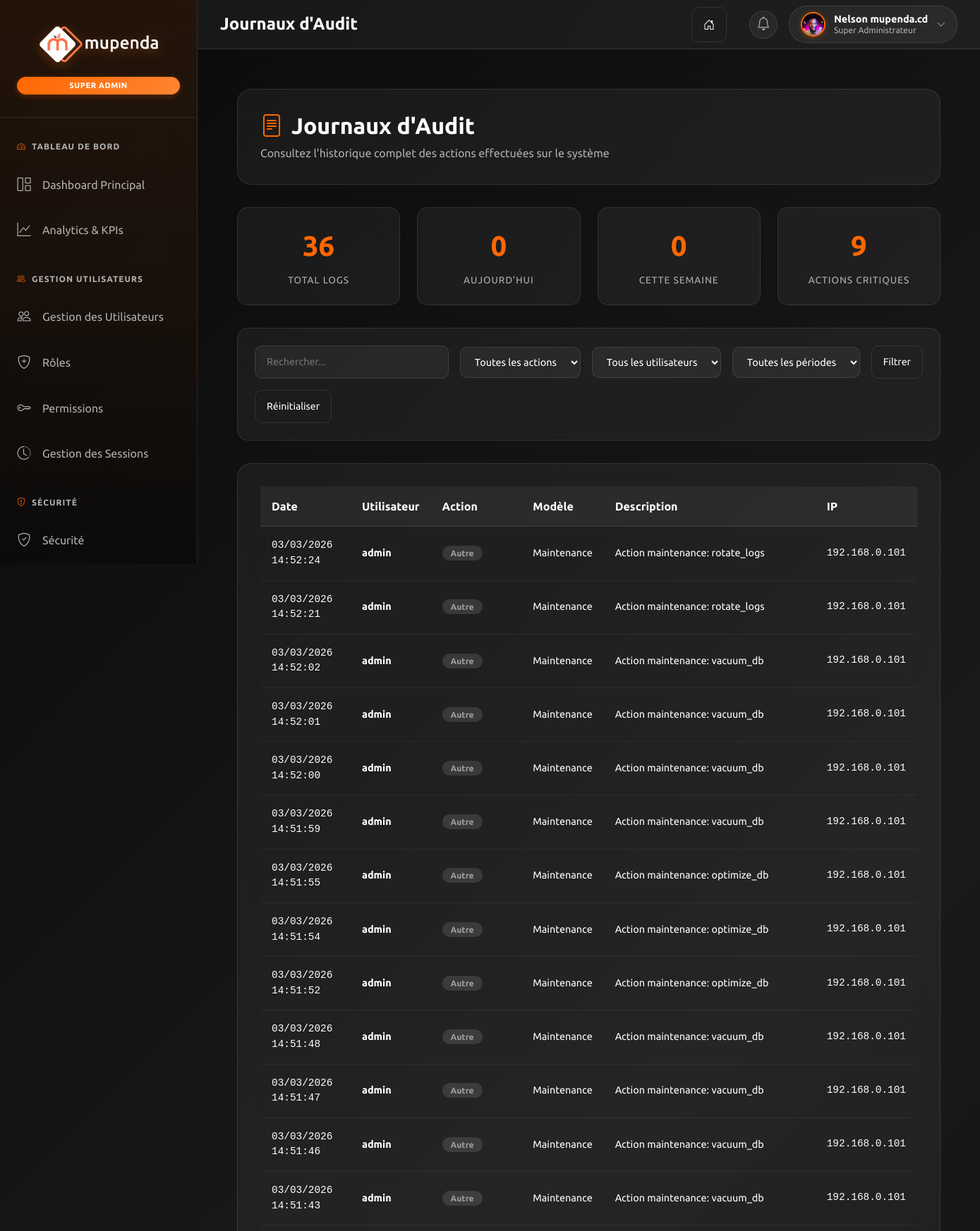
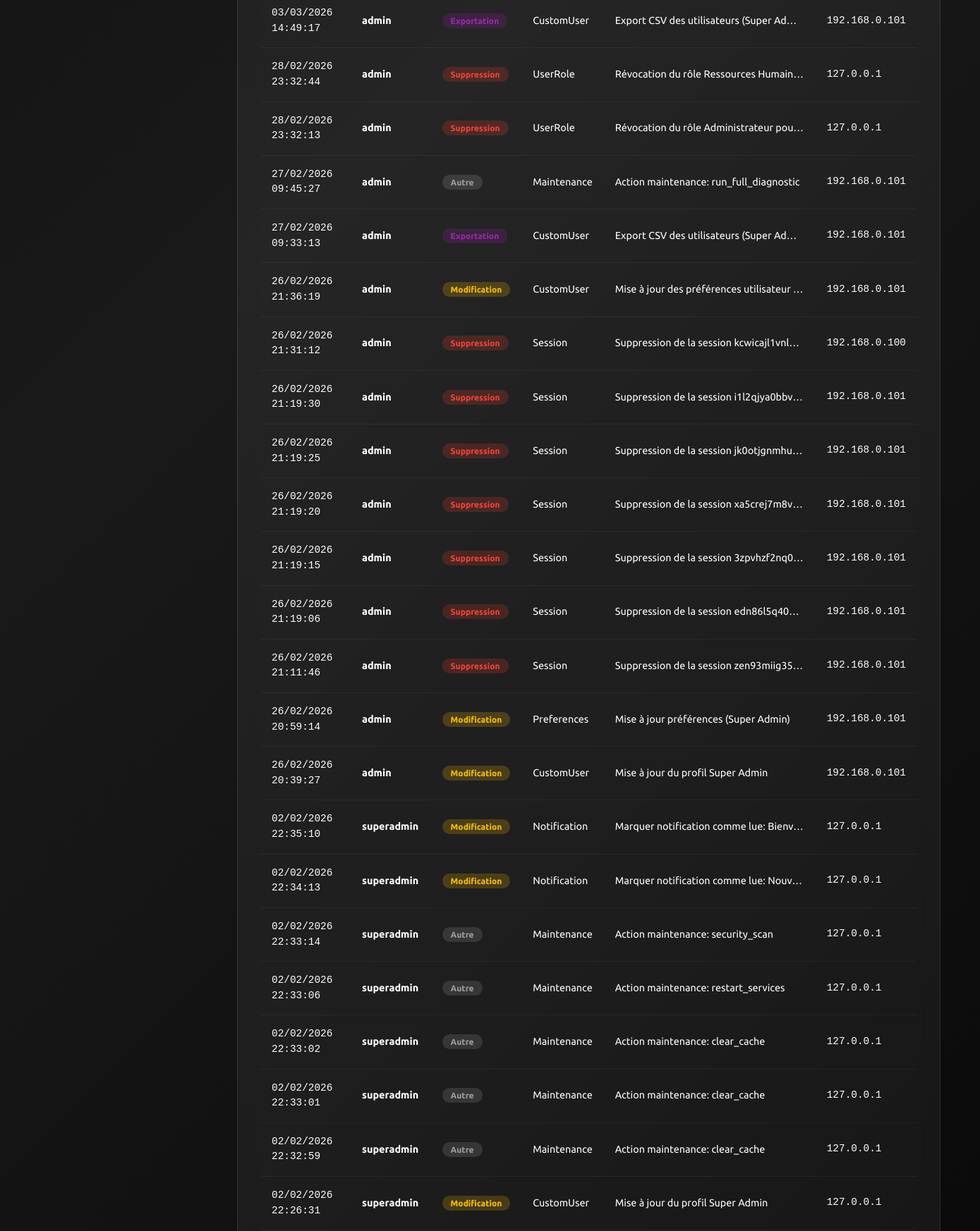
The page /dashboard/super-admin/audit-logs/ (signed in, upper part) on the database its author committed (2 pictures, top to bottom).
### MupendaApp/models.py (models this page shows, shortened)
class CustomUser(AbstractUser):
    is_administrateur = models.BooleanField(default=False)
    is_utilisateur = models.BooleanField(default=True)
    photo_profil = models.ImageField(upload_to="static/images", blank=True, null=True)
    telephone = models.CharField(max_length=20, blank=True, null=True)
    date_embauche = models.DateField(blank=True, null=True)
    est_actif = models.BooleanField(default=True)
    derniere_connexion = models.DateTimeField(blank=True, null=True)
    tentative_echec = models.IntegerField(default=0)
    bloque_jusqua = models.DateTimeField(blank=True, null=True)
    pref_email_notifications = models.BooleanField(default=True, verbose_name="Notifications par email")
    pref_dark_mode = models.BooleanField(default=False, verbose_name="Mode sombre")
    def is_super_admin(self):
        return self.user_roles.filter(
            role__nom='SUPER_ADMIN',
            est_actif=True
        ).exists()

class LogAction(models.Model):
    ACTION_CHOICES = [
        ('CREATION', 'Création'),
        ('MODIFICATION', 'Modification'),
        ('SUPPRESSION', 'Suppression'),
        ('CONNEXION', 'Connexion'),
        ('DECONNEXION', 'Déconnexion'),
        ('VISUALISATION', 'Visualisation'),
        ('EXPORTATION', 'Exportation'),
        ('AUTRE', 'Autre'),
    ]
    utilisateur = models.ForeignKey(CustomUser, on_delete=models.CASCADE, related_name='logs_actions')
    action = models.CharField(max_length=20, choices=ACTION_CHOICES)
    modele = models.CharField(max_length=100, blank=True, null=True)
    id_objet = models.IntegerField(blank=True, null=True)
    description = models.TextField()
    adresse_ip = models.GenericIPAddressField(blank=True, null=True)
    user_agent = models.TextField(blank=True, null=True)
    date_action = models.DateTimeField(auto_now_add=True)
    class Meta:
        ordering = ['-date_action']
        verbose_name = "Log d'action"
        verbose_name_plural = "Logs d'actions"

### MupendaApp/views.py (the view, shortened to what this page needs)
# urls.py: path('dashboard/super-admin/audit-logs/', views.audit_logs, name="audit_logs"),
@login_required
def audit_logs(request):
    if not _require_roles(request, {'SUPER_ADMIN'}):
        return _forbidden(request)
    logs_qs = LogAction.objects.select_related('utilisateur').order_by('-date_action')
    q = request.GET.get('q', '').strip()
    action = request.GET.get('action', '').strip()
    user_id = request.GET.get('user_id', '').strip()
    period = request.GET.get('period', '').strip()
    if action:
        logs_qs = logs_qs.filter(action=action)
    if user_id:
        logs_qs = logs_qs.filter(utilisateur_id=user_id)
    now = timezone.now()
    if period == 'today':
        logs_qs = logs_qs.filter(date_action__date=now.date())
    elif period == 'week':
        logs_qs = logs_qs.filter(date_action__gte=now - timedelta(days=7))
    elif period == 'month':
        logs_qs = logs_qs.filter(date_action__gte=now - timedelta(days=30))
    elif period == 'year':
        logs_qs = logs_qs.filter(date_action__gte=now - timedelta(days=365))
    paginator = Paginator(logs_qs, 50)
    page_obj = paginator.get_page(request.GET.get('page'))
    query_params = request.GET.copy()
    if 'page' in query_params:
        query_params.pop('page')
    querystring = query_params.urlencode()
    stats_total = LogAction.objects.count()
    stats_today = LogAction.objects.filter(date_action__date=now.date()).count()
    stats_week = LogAction.objects.filter(date_action__gte=now - timedelta(days=7)).count()
    stats_critical = LogAction.objects.filter(action='SUPPRESSION').count()
    users_for_filter = CustomUser.objects.filter(logs_actions__isnull=False).distinct().order_by('username')
    return render(request, 'dashboard/super_admin/audit_logs.html', {
        'logs': page_obj.object_list,
        'page_obj': page_obj,
        'is_paginated': page_obj.has_other_pages(),
        'users_for_filter': users_for_filter,
        'action_choices': LogAction.ACTION_CHOICES,
        'querystring': querystring,
        'filters': {
            'q': q,
            'action': action,
            'user_id': user_id,
            'period': period,
        },
        'stats': {
            'total': stats_total,
            'today': stats_today,
            'week': stats_week,
            'critical': stats_critical,
        }
    })

### MupendaApp/templates/dashboard/super_admin/audit_logs.html (shortened to what this page needs)
{% extends 'dashboard/base_super_admin.html' %}
{% load static %}
{% block page_title %}
<h1 class="page-title">Journaux d'Audit</h1>
{% endblock %}
{% block content %}
<div class="audit-logs-container">
    <div class="dashboard-header">
        <h1 class="dashboard-title">
            <i class="bi bi-file-text"></i>
            Journaux d'Audit
        </h1>
        <p class="dashboard-description">
            Consultez l'historique complet des actions effectuées sur le système
        </p>
    </div>
    <div class="stats-grid">
        <div class="stat-card">
            <div class="stat-number">{{ stats.total }}</div>
            <div class="stat-label">Total Logs</div>
        </div>
        <div class="stat-card">
            <div class="stat-number">{{ stats.today }}</div>
            <div class="stat-label">Aujourd'hui</div>
        </div>
        <div class="stat-card">
            <div class="stat-number">{{ stats.week }}</div>
            <div class="stat-label">Cette semaine</div>
        </div>
        <div class="stat-card">
            <div class="stat-number">{{ stats.critical }}</div>
            <div class="stat-label">Actions Critiques</div>
        </div>
    </div>
    <div class="filters-container">
        <form method="get" class="filters-form">
            <input type="text" name="q" class="filter-input" placeholder="Rechercher..." value="{{ filters.q|default:'' }}">
            <select name="action" class="filter-select" onchange="this.form.submit()">
                <option value="">Toutes les actions</option>
            </select>
            <select name="user_id" class="filter-select" onchange="this.form.submit()">
                <option value="">Tous les utilisateurs</option>
            </select>
            <select name="period" class="filter-select" onchange="this.form.submit()">
                <option value="">Toutes les périodes</option>
            </select>
            <button type="submit" class="btn btn-outline-light btn-sm">Filtrer</button>
            <a href="{% url 'audit_logs' %}" class="btn btn-outline-light btn-sm">Réinitialiser</a>
        </form>
    </div>
    <div class="logs-table-container">
        <table class="logs-table">
            <thead>
                <tr>
                    <th>Date</th>
                    <th>Utilisateur</th>
                    <th>Action</th>
                    <th>Modèle</th>
                    <th>Description</th>
                    <th>IP</th>
                </tr>
            </thead>
            <tbody>
                {% for log in logs %}
                <tr>
                    <td class="log-date">{{ log.date_action|date:"d/m/Y H:i:s" }}</td>
                    <td class="log-user">
                        {% if log.utilisateur %}
                            <div class="user-info-small">
                                <span class="username">{{ log.utilisateur.username }}</span>
                            </div>
                        {% else %}
                            <span class="text-muted">Système</span>
                        {% endif %}
                    </td>
                    <td>
                        <span class="action-badge action-{{ log.action|lower }}">
                            {{ log.get_action_display }}
                        </span>
                    </td>
                    <td class="log-model">{{ log.modele|default:"-" }}</td>
                    <td class="log-description">{{ log.description|truncatechars:80 }}</td>
                    <td class="log-ip">{{ log.adresse_ip|default:"-" }}</td>
                </tr>
                {% endfor %}
            </tbody>
        </table>
    </div>
</div>
{% endblock %}

### MupendaApp/templates/dashboard/base_super_admin.html (shortened to what this page needs)
{% load static %}
<!DOCTYPE html>
<html lang="fr">
<head>
    <link href="https://cdn.jsdelivr.net/npm/bootstrap@5.3.3/dist/css/bootstrap.min.css" rel="stylesheet">
    <link rel="stylesheet" href="https://cdn.jsdelivr.net/npm/bootstrap-icons@1.13.1/font/bootstrap-icons.min.css">
</head>
<body>
    <div class="dashboard-container">
        <aside class="sidebar" id="sidebar">
            <div class="sidebar-header">
                <img src="{% static 'images/White Mupenda Company.png' %}" alt="Mupenda Company" class="sidebar-logo">
                <div class="super-admin-badge">Super Admin</div>
            </div>
            <nav>
                <div class="menu-section">
                    <div class="menu-section-title">
                        <i class="bi bi-speedometer2"></i>
                        Tableau de Bord
                    </div>
                    <ul class="sidebar-menu">
                        <li class="sidebar-menu-item">
                            <a href="{% url 'super_admin_dashboard' %}" class="sidebar-menu-link {% if request.resolver_match.url_name == 'super_admin_dashboard' %}active{% endif %}">
                                <i class="bi bi-grid-1x2 sidebar-menu-icon"></i>
                                Dashboard Principal
                            </a>
                        </li>
                        <li class="sidebar-menu-item">
                            <a href="{% url 'analytics_center' %}" class="sidebar-menu-link {% if request.resolver_match.url_name == 'analytics_center' %}active{% endif %}">
                                <i class="bi bi-graph-up sidebar-menu-icon"></i>
                                Analytics & KPIs
                            </a>
                        </li>
                    </ul>
                </div>
                <div class="menu-section">
                    <div class="menu-section-title">
                        <i class="bi bi-people"></i>
                        Gestion Utilisateurs
                    </div>
                    <ul class="sidebar-menu">
                        <li class="sidebar-menu-item">
                            <a href="{% url 'super_admin_manage_users' %}" class="sidebar-menu-link {% if request.resolver_match.url_name == 'super_admin_manage_users' %}active{% endif %}">
                                <i class="bi bi-people sidebar-menu-icon"></i>
                                Gestion des Utilisateurs
                            </a>
                        </li>
                        <li class="sidebar-menu-item">
                            <a href="{% url 'super_admin_manage_roles' %}" class="sidebar-menu-link {% if request.resolver_match.url_name == 'super_admin_manage_roles' %}active{% endif %}">
                                <i class="bi bi-shield-plus sidebar-menu-icon"></i>
                                Rôles
                            </a>
                        </li>
                        <li class="sidebar-menu-item">
                            <a href="{% url 'super_admin_manage_permissions' %}" class="sidebar-menu-link {% if request.resolver_match.url_name == 'super_admin_manage_permissions' %}active{% endif %}">
                                <i class="bi bi-key sidebar-menu-icon"></i>
                                Permissions
                            </a>
                        </li>
                        <li class="sidebar-menu-item">
                            <a href="{% url 'sessions_management' %}" class="sidebar-menu-link {% if request.resolver_match.url_name == 'sessions_management' %}active{% endif %}">
                                <i class="bi bi-clock-history sidebar-menu-icon"></i>
                                Gestion des Sessions
                            </a>
                        </li>
                    </ul>
                </div>
                <div class="menu-section">
                    <div class="menu-section-title">
                        <i class="bi bi-shield-exclamation"></i>
                        Sécurité
                    </div>
                    <ul class="sidebar-menu">
                        <li class="sidebar-menu-item">
                            <a href="{% url 'security_dashboard' %}" class="sidebar-menu-link {% if request.resolver_match.url_name == 'security_dashboard' %}active{% endif %}">
                                <i class="bi bi-shield-check sidebar-menu-icon"></i>
                                Sécurité
                            </a>
                        </li>
                    </ul>
                </div>
            </nav>
        </aside>
        <header class="top-header">
            <div class="top-header-left">
                {% block page_title %}{% endblock %}
            </div>
            <div class="top-header-right">
                <a href="{% url 'index' %}" class="btn btn-outline-light me-3" title="Retour au site">
                    <i class="bi bi-house-door"></i>
                </a>
                <div class="notification-wrapper">
                    <button class="notification-btn" id="notificationBtn" onclick="toggleNotificationDropdown(event)">
                        <i class="bi bi-bell"></i>
                    </button>
                </div>
                <div class="top-profile-section">
                    <div class="top-profile" onclick="toggleTopProfileDropdown()">
                        <img src="{% if user.photo_profil %}{{ user.photo_profil.url }}{% else %}{% static 'images/default-avatar.png' %}{% endif %}" alt="User Avatar" class="top-avatar" id="topAvatar">
                        <div class="top-user-details">
                            <h4 class="top-user-name">{{ user.get_full_name|default:user.username }}</h4>
                            <p class="top-user-role">Super Administrateur</p>
                        </div>
                        <i class="bi bi-chevron-down top-chevron" id="topProfileDropdownIcon"></i>
                    </div>
                </div>
            </div>
        </header>
        <main class="main-content" style="margin-left: 280px; flex: 1; padding: 2rem;">
            {% block content %}
            {% endblock %}
        </main>
    </div>
</body>
</html>

### rows shown on the page
CustomUser: photo_profil (picture), get_full_name "Nelson mupenda.cd"
LogAction: date_action "03/03/2026 14:52:24", utilisateur.username "admin", action "Autre", modele "Maintenance", description "Action maintenance: rotate_logs", adresse_ip "192.168.0.101"
LogAction: date_action "03/03/2026 14:52:21", utilisateur.username "admin", action "Autre", modele "Maintenance", description "Action maintenance: rotate_logs", adresse_ip "192.168.0.101"
LogAction: date_action "03/03/2026 14:52:02", utilisateur.username "admin", action "Autre", modele "Maintenance", description "Action maintenance: vacuum_db", adresse_ip "192.168.0.101"
LogAction: date_action "03/03/2026 14:52:01", utilisateur.username "admin", action "Autre", modele "Maintenance", description "Action maintenance: vacuum_db", adresse_ip "192.168.0.101"
LogAction: date_action "03/03/2026 14:52:00", utilisateur.username "admin", action "Autre", modele "Maintenance", description "Action maintenance: vacuum_db", adresse_ip "192.168.0.101"
LogAction: date_action "03/03/2026 14:51:59", utilisateur.username "admin", action "Autre", modele "Maintenance", description "Action maintenance: vacuum_db", adresse_ip "192.168.0.101"
LogAction: date_action "03/03/2026 14:51:55", utilisateur.username "admin", action "Autre", modele "Maintenance", description "Action maintenance: optimize_db", adresse_ip "192.168.0.101"
LogAction: date_action "03/03/2026 14:51:54", utilisateur.username "admin", action "Autre", modele "Maintenance", description "Action maintenance: optimize_db", adresse_ip "192.168.0.101"
LogAction: date_action "03/03/2026 14:51:52", utilisateur.username "admin", action "Autre", modele "Maintenance", description "Action maintenance: optimize_db", adresse_ip "192.168.0.101"
LogAction: date_action "03/03/2026 14:51:48", utilisateur.username "admin", action "Autre", modele "Maintenance", description "Action maintenance: vacuum_db", adresse_ip "192.168.0.101"
LogAction: date_action "03/03/2026 14:51:47", utilisateur.username "admin", action "Autre", modele "Maintenance", description "Action maintenance: vacuum_db", adresse_ip "192.168.0.101"
LogAction: date_action "03/03/2026 14:51:46", utilisateur.username "admin", action "Autre", modele "Maintenance", description "Action maintenance: vacuum_db", adresse_ip "192.168.0.101"
LogAction: date_action "03/03/2026 14:51:43", utilisateur.username "admin", action "Autre", modele "Maintenance", description "Action maintenance: vacuum_db", adresse_ip "192.168.0.101"
LogAction: date_action "03/03/2026 14:49:17", utilisateur.username "admin", action "Exportation", modele "CustomUser", description "Export CSV des utilisateurs (Super Ad…", adresse_ip "192.168.0.101"
LogAction: date_action "28/02/2026 23:32:44", utilisateur.username "admin", action "Suppression", modele "UserRole", description "Révocation du rôle Ressources Humain…", adresse_ip "127.0.0.1"
LogAction: date_action "28/02/2026 23:32:13", utilisateur.username "admin", action "Suppression", modele "UserRole", description "Révocation du rôle Administrateur pou…", adresse_ip "127.0.0.1"
LogAction: date_action "27/02/2026 09:45:27", utilisateur.username "admin", action "Autre", modele "Maintenance", description "Action maintenance: run_full_diagnostic", adresse_ip "192.168.0.101"
LogAction: date_action "27/02/2026 09:33:13", utilisateur.username "admin", action "Exportation", modele "CustomUser", description "Export CSV des utilisateurs (Super Ad…", adresse_ip "192.168.0.101"
LogAction: date_action "26/02/2026 21:36:19", utilisateur.username "admin", action "Modification", modele "CustomUser", description "Mise à jour des préférences utilisateur…", adresse_ip "192.168.0.101"
LogAction: date_action "26/02/2026 21:31:12", utilisateur.username "admin", action "Suppression", modele "Session", description "Suppression de la session kcwicajl1vnl…", adresse_ip "192.168.0.100"
LogAction: date_action "26/02/2026 21:19:30", utilisateur.username "admin", action "Suppression", modele "Session", description "Suppression de la session i1l2qjya0bbv…", adresse_ip "192.168.0.101"
LogAction: date_action "26/02/2026 21:19:25", utilisateur.username "admin", action "Suppression", modele "Session", description "Suppression de la session jk0otjgnmhu…", adresse_ip "192.168.0.101"
LogAction: date_action "26/02/2026 21:19:20", utilisateur.username "admin", action "Suppression", modele "Session", description "Suppression de la session xa5crej7m8v…", adresse_ip "192.168.0.101"
LogAction: date_action "26/02/2026 21:19:15", utilisateur.username "admin", action "Suppression", modele "Session", description "Suppression de la session 3zpvhzf2nq0…", adresse_ip "192.168.0.101"
LogAction: date_action "26/02/2026 21:19:06", utilisateur.username "admin", action "Suppression", modele "Session", description "Suppression de la session edn86l5q40…", adresse_ip "192.168.0.101"
LogAction: date_action "26/02/2026 21:11:46", utilisateur.username "admin", action "Suppression", modele "Session", description "Suppression de la session zen93miig35…", adresse_ip "192.168.0.101"
LogAction: date_action "26/02/2026 20:59:14", utilisateur.username "admin", action "Modification", modele "Preferences", description "Mise à jour préférences (Super Admin)", adresse_ip "192.168.0.101"
LogAction: date_action "26/02/2026 20:39:27", utilisateur.username "admin", action "Modification", modele "CustomUser", description "Mise à jour du profil Super Admin", adresse_ip "192.168.0.101"
LogAction: date_action "02/02/2026 22:35:10", utilisateur.username "superadmin", action "Modification", modele "Notification", description "Marquer notification comme lue: Bienv…", adresse_ip "127.0.0.1"
LogAction: date_action "02/02/2026 22:34:13", utilisateur.username "superadmin", action "Modification", modele "Notification", description "Marquer notification comme lue: Nouv…", adresse_ip "127.0.0.1"
LogAction: date_action "02/02/2026 22:33:14", utilisateur.username "superadmin", action "Autre", modele "Maintenance", description "Action maintenance: security_scan", adresse_ip "127.0.0.1"
LogAction: date_action "02/02/2026 22:33:06", utilisateur.username "superadmin", action "Autre", modele "Maintenance", description "Action maintenance: restart_services", adresse_ip "127.0.0.1"
LogAction: date_action "02/02/2026 22:33:02", utilisateur.username "superadmin", action "Autre", modele "Maintenance", description "Action maintenance: clear_cache", adresse_ip "127.0.0.1"
LogAction: date_action "02/02/2026 22:33:01", utilisateur.username "superadmin", action "Autre", modele "Maintenance", description "Action maintenance: clear_cache", adresse_ip "127.0.0.1"
LogAction: date_action "02/02/2026 22:32:59", utilisateur.username "superadmin", action "Autre", modele "Maintenance", description "Action maintenance: clear_cache", adresse_ip "127.0.0.1"
LogAction: date_action "02/02/2026 22:26:31", utilisateur.username "superadmin", action "Modification", modele "CustomUser", description "Mise à jour du profil Super Admin", adresse_ip "127.0.0.1"

### other values the page prints
{{ stats.total }} "36"
{{ stats.today }} "0"
{{ stats.week }} "0"
{{ stats.critical }} "9"
